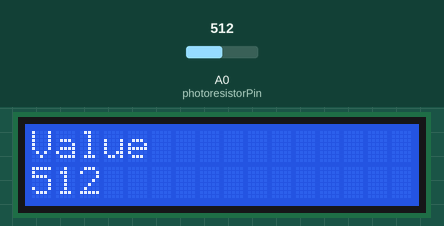
Recording of a sketch running on a simulated Arduino Uno, built with avr-gcc and run on an emulated ATmega328P. Shown: 16×2 character LCD. Inputs (shaded band) come from the test bench; at power-on: A0 (photoresistorPin) = 512.

Above: at 1.2 s.
1.3 s: A0 (photoresistorPin) set to 716
At 2.9 s:
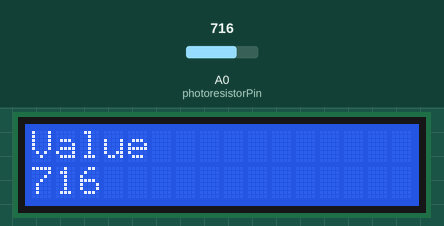
4.0 s: A0 (photoresistorPin) set to 900
At 4.9 s:
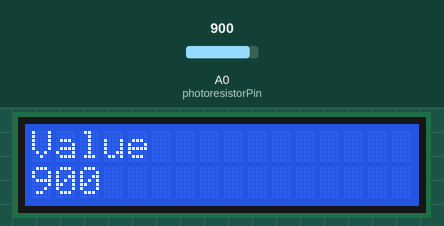
6.7 s: A0 (photoresistorPin) set to 1023
At 8.8 s:
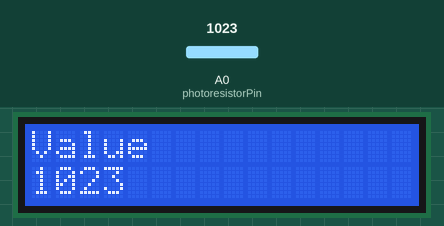
Timing chart, 0 to 10.3 s (numbered marks = the images above; inputs shaded):
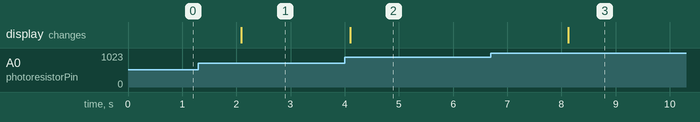

The sketch:

Test_Photoresistor_LCD.ino
```cpp
const int photoresistorPin = A0; // The pin where the photoresistor is connected
int photoresistorValue = 0;      // Variable to store the photoresistor value
#include <Wire.h>
#include <LiquidCrystal_I2C.h>

// Set the I2C address of the module (usually 0x27 or 0x3F)
// Adjust the parameters if needed (address, columns, rows)
LiquidCrystal_I2C lcd(0x27, 16, 2);

void setup() {
 // Initialize the LCD
  lcd.init();

  // Turn on the backlight
  lcd.backlight();

}
// Function to display text on the LCD display
void displayText(String line1, String line2) {
  lcd.clear();
  lcd.setCursor(0, 0);
  lcd.print(line1);
  lcd.setCursor(0, 1);
  lcd.print(line2);
}


void loop() {
  photoresistorValue = analogRead(photoresistorPin); // Read the photoresistor value
  displayText("Value",String(photoresistorValue));
  delay(2000); // Wait for 1 second before reading the value again
}
```

Measured:
- after the input at 1.3 s, the display: changes after 0.79 s (image 1)
- after the input at 4.0 s, the display: changes after 0.10 s (image 2)
- after the input at 6.7 s, the display: changes after 1.4 s (image 3)
